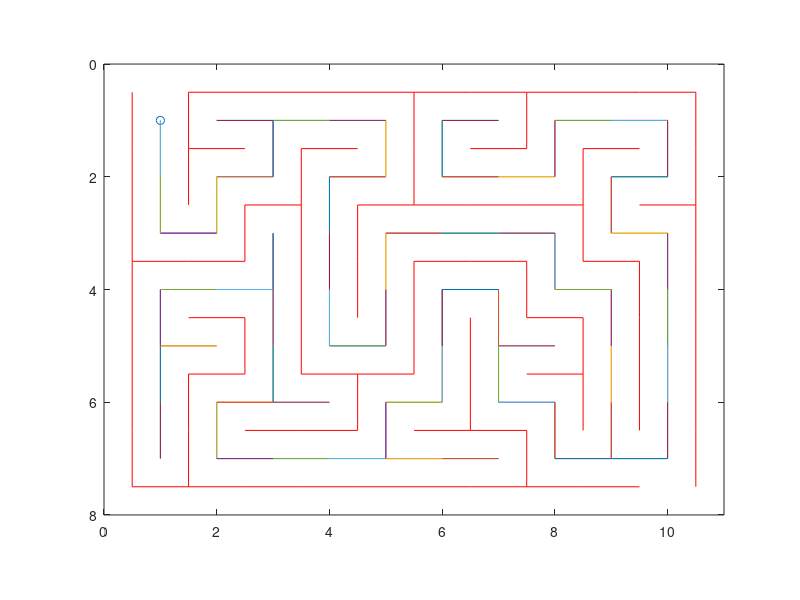

Source code (MATLAB):
function [hwalls, vwalls] = buildmaze(sz, drawbuild, entrances)

if nargin < 1 || isempty(sz)
  sz = [7 10];
end
if nargin < 2
  drawbuild = true;
end
if nargin < 3
  entrances = {[1 1] sz};
end
if ~isempty(entrances)
  start = entrances{1};
else
  start = [1 1];
end
m = sz(1); % n vertical cells
n = sz(2); % n horizontal cells

% arrays for presence of walls, wall direction by direction of normal:
% e.g  [  |  |  |  |
%         |  |  |  |
%         |  |  |  | ]
vwalls = true(m, n + 1);
hwalls = true(n, m + 1);
% Open walls to entrance cells
% NB: this would be nice as a reduce operation
for ei = 1:numel(entrances)
  [hwalls, vwalls] = makeentrance(hwalls, vwalls, entrances{ei});
end
visited = false(m, n); % cell visited state during build

figure;
updatevis = vis(gca);

% start from entry cell
visited(start(1),start(2)) = true;
todo = {start};
%% explore the space by making NSEW moves as a DFS
while ~isempty(todo)
  currpos = todo{end}; % check out next place to vist
  valid = validmoves(currpos, visited); % list valid moves at pos
  if isempty(valid) % no valid moves here, so remove from list causing a backtrack
    todo(end) = [];
  else % pick a valid move for the next position
    next = pickone(valid);
    todo = [todo, {next}];
    [hwalls, vwalls] = breakwall(hwalls, vwalls, currpos, next);
  end
  visited(currpos(1),currpos(2)) = true; % mark pos as visited
  
  if drawbuild
    updatevis(visited, currpos); % draw current map state
  end
end
updatevis(visited, currpos); % draw current map state

%% visualisation
  function upd = vis(axh)
    lastpos = start;
    %% draw visited map image and configure axes
    maph = imagesc(visited, 'Parent', axh);
    set(axh, 'CLim', [0 1], 'NextPlot', 'add', 'DataAspectRatio', [1 1 1],...
      'YLim', [0 size(visited, 1) + 1], 'XLim', [0 size(visited, 2) + 1]);
    colormap(axh, 'gray');
    %% marker at starting point
    posh = scatter(axh, lastpos(2), lastpos(1), 'o');
    %% draw walls
    [vwally, vwallx] = wallcoords(vwalls);
    [hwallx, hwally] = wallcoords(hwalls);
    vwallh = plot(axh, vwallx, vwally, 'r');
    hwallh = plot(axh, hwallx, hwally, 'r');
    %% function to update plots with next position
    upd = @update; 
    function update(visited, pos)
      set(maph, 'CData', visited); % update visited map image
      set(vwallh, {'visible'},... % update vertical walls visibility state
        arrayfun(@(on)iff(on, 'on', 'off'), vwalls(:), 'uni', false));
      set(hwallh, {'visible'},...% update horizontal walls visibility state
        arrayfun(@(on)iff(on, 'on', 'off'), hwalls(:), 'uni', false));
      set(posh, 'XData', pos(2), 'YData', pos(1)); % update marker for current pos
      % draw an extra line segment from previous pos to current
      plot(axh, [lastpos(2) pos(2)], [lastpos(1) pos(1)]);
      lastpos = pos; % save current pos for next time
      drawnow;
    end
  end

end
%% helper functions
function list = validmoves(pos, visited, candidates)
if nargin < 3
  candidates = {
    [-1  0] % N
    [ 1  0] % S
    [ 0  1] % E
    [ 0 -1] % W
    };
end

% a functional implementation
proposals = cellfun(@(d)pos + d, candidates, 'uni', false);
valididx = cellfun(...
  @(x)all(x >= 1) && all(x <= size(visited)) && ~visited(x(1),x(2)),...
  proposals);
list = proposals(valididx);

% % an alternative vectorised implementation - albeit a bit ugly
% [m, n] = size(visited);
% % create array of proposed positions, row-wise
% proposals = bsxfun(@plus, cell2mat(candidates), pos);
% bounded = proposals(all(...
%   proposals >= 1 & bsxfun(@le, proposals, [m n]),...
%   2), :); % select rows with both columns bounded
% boundedidx = sub2ind([m n], bounded(:,1), bounded(:,2));
% % select unvisited cells
% list = bounded(~visited(boundedidx),:);
% list = num2cell(list, 2); % convert to a list

end

function move = pickone(moves)
% just randomly pick a move with uniform probability
move = moves{randi(size(moves, 1))};
end

function [hwalls, vwalls] = breakwall(hwalls, vwalls, p, q)
d = abs(p - q);
breakidx = max(p, q);
if d(1) == 1 && d(2) == 0 % horizontal wall between vertically stacked cells
  hwalls(breakidx(2),breakidx(1)) = false;
elseif d(1) == 0 && d(2) == 1 % vertical wall between horizontally stacked cells
  vwalls(breakidx(1),breakidx(2)) = false;
else
  error('Coordinate pair do not specify vertically or horizontally adjacent cells');
end
end

function [hwalls, vwalls] = makeentrance(hwalls, vwalls, intocell)
% break exterior wall adjacent to a cell
if intocell(1) == 1 % entry along top
  [hwalls, vwalls] = breakwall(hwalls, vwalls, intocell, intocell + [-1 0]);
elseif intocell(1) == size(hwalls, 2) - 1 % entry along bottom
  [hwalls, vwalls] = breakwall(hwalls, vwalls, intocell, intocell + [1 0]);
elseif intocell(2) == 1 % entry along left
  [hwalls, vwalls] = breakwall(hwalls, vwalls, intocell, intocell + [0 -1]);
elseif intocell(2) == size(vwalls, 2) - 1 % entry along right
  [hwalls, vwalls] = breakwall(hwalls, vwalls, intocell, intocell + [0 1]);
else % don't break wall as not adjancent to exterior but warn
  warning('Entry point not adjacent to exterior wall');
end
end

function [ends, offsets] = wallcoords(walls)
% build sets of coordinates for wall line segments
[ends, offsets] = ndgrid(1:size(walls, 1), (1:size(walls, 2)) - 0.5);
ends = cat(2, ends(:) - .5, ends(:) + .5)';
offsets = cat(2, offsets(:), offsets(:))';
end

function ev = iff(cond, evalTrue, evalFalse) % emulate a conditional expression
% NB: of course this does not have the usual correct semantics as in this
% case eval expressions are both always evaluated
if cond, ev = evalTrue; else ev = evalFalse; end
end